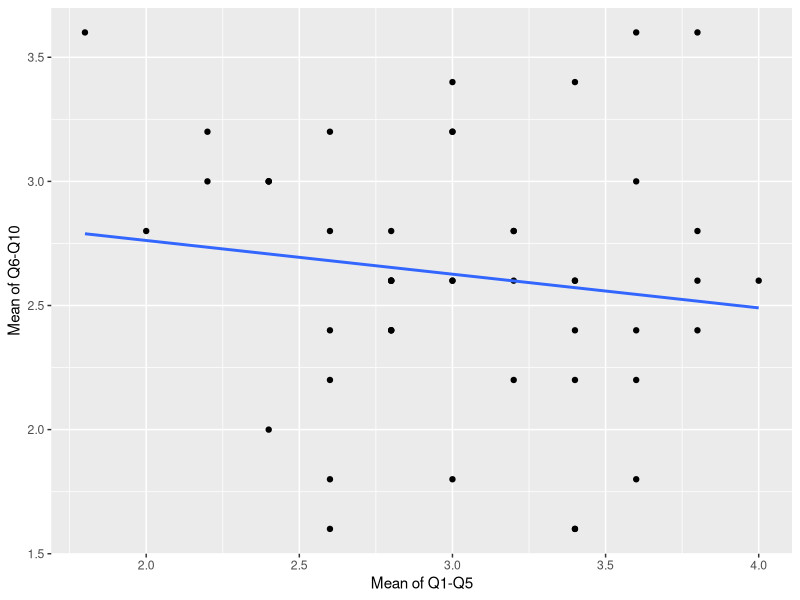

Here is the R script that generated this plot:
## ---- chunk 1
library(tidyverse)
library(ggplot2)
## ---- chunk 2
week9_tbl <- read_csv("../data/week3.csv")
week9_tbl <- week9_tbl %>%
    mutate(meanq1q5 = rowMeans(week9_tbl[5:9])) %>%
    mutate(meanq6q10 = rowMeans(week9_tbl[10:14])) 
## ---- chunk 3
ggplot(week9_tbl, aes(x = meanq1q5, y = meanq6q10)) +
    geom_point() +
    geom_smooth(method = "lm", se = F) +
    labs(x = "Mean of Q1-Q5", y = "Mean of Q6-Q10")
## ---- chunk 4
cortest <- cor.test(week9_tbl$meanq1q5, week9_tbl$meanq6q10)
cortest$estimate
cortest$p.value
